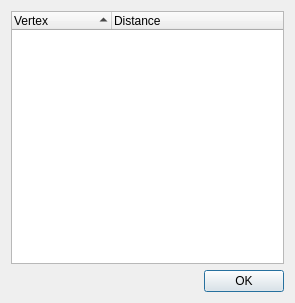
<?xml version="1.0" encoding="UTF-8"?>
<ui version="4.0">
 <class>DijkstraDialog</class>
 <widget class="QDialog" name="DijkstraDialog">
  <property name="geometry">
   <rect>
    <x>0</x>
    <y>0</y>
    <width>295</width>
    <height>303</height>
   </rect>
  </property>
  <property name="windowTitle">
   <string>Result</string>
  </property>
  <property name="windowIcon">
   <iconset resource="../../Resourses/resourses.qrc">
    <normaloff>:/icons/Main.png</normaloff>:/icons/Main.png</iconset>
  </property>
  <layout class="QVBoxLayout" name="verticalLayout">
   <item>
    <widget class="QTreeWidget" name="treeWidget">
     <property name="editTriggers">
      <set>QAbstractItemView::NoEditTriggers</set>
     </property>
     <property name="rootIsDecorated">
      <bool>false</bool>
     </property>
     <property name="sortingEnabled">
      <bool>true</bool>
     </property>
     <column>
      <property name="text">
       <string>Vertex</string>
      </property>
     </column>
     <column>
      <property name="text">
       <string>Distance</string>
      </property>
     </column>
    </widget>
   </item>
   <item>
    <widget class="QDialogButtonBox" name="buttonBox">
     <property name="orientation">
      <enum>Qt::Horizontal</enum>
     </property>
     <property name="standardButtons">
      <set>QDialogButtonBox::Ok</set>
     </property>
    </widget>
   </item>
  </layout>
 </widget>
 <resources>
  <include location="../../Resourses/resourses.qrc"/>
 </resources>
 <connections>
  <connection>
   <sender>buttonBox</sender>
   <signal>accepted()</signal>
   <receiver>DijkstraDialog</receiver>
   <slot>accept()</slot>
   <hints>
    <hint type="sourcelabel">
     <x>248</x>
     <y>254</y>
    </hint>
    <hint type="destinationlabel">
     <x>157</x>
     <y>274</y>
    </hint>
   </hints>
  </connection>
  <connection>
   <sender>buttonBox</sender>
   <signal>rejected()</signal>
   <receiver>DijkstraDialog</receiver>
   <slot>reject()</slot>
   <hints>
    <hint type="sourcelabel">
     <x>316</x>
     <y>260</y>
    </hint>
    <hint type="destinationlabel">
     <x>286</x>
     <y>274</y>
    </hint>
   </hints>
  </connection>
 </connections>
</ui>
